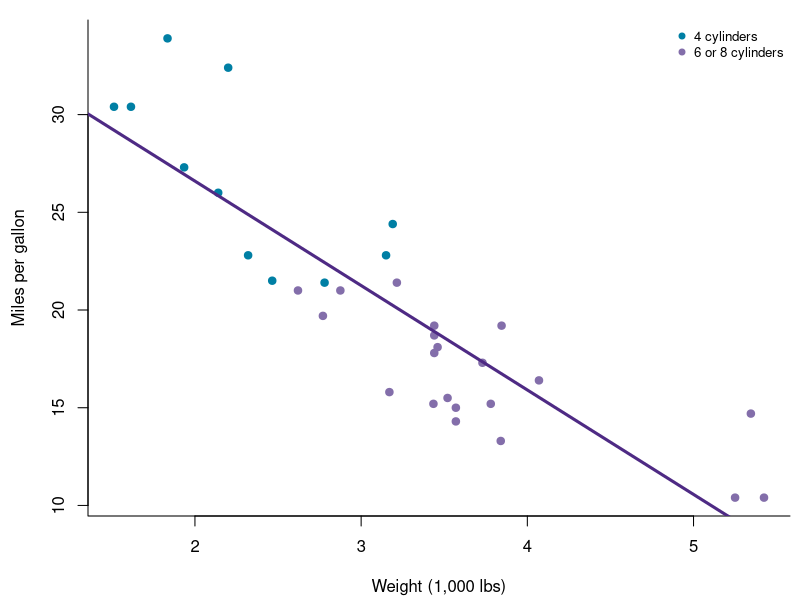

Write the R code that produced this figure.
## ---- chunk 1
options(htmltools.dir.version = FALSE)
knitr::opts_chunk$set(
  echo = TRUE,
  message = FALSE,
  warning = FALSE,
  fig.align = "center",
  fig.width = 8,
  fig.height = 4.5,
  dpi = 144,
  out.width = "92%"
)

# Northwestern's primary purple scale for figures.
nu_primary <- c(
  purple_160 = "#1D0235",
  purple_140 = "#30104E",
  purple_120 = "#401F68",
  purple = "#4E2A84",
  purple_80 = "#684C96",
  purple_60 = "#836EAA",
  purple_40 = "#A495C3",
  purple_20 = "#CCC4DF",
  purple_10 = "#E4E0EE"
)

# Northwestern's secondary colors. Use these for distinctions in charts
# and small accents, not as the dominant color on a slide.
nu_secondary <- c(
  green = "#58B947",
  teal = "#7FCECD",
  blue = "#5091CD",
  lime = "#EDE93B",
  gold = "#FFC520",
  coral = "#EF553F",
  dark_green = "#008656",
  dark_teal = "#007FA4",
  dark_blue = "#0D2D6C",
  dark_gold = "#D9C826",
  dark_orange = "#CA7C1B",
  dark_coral = "#D85820"
)
## ---- chunk 2
point_color <- ifelse(
  mtcars$cyl == 4,
  nu_secondary[["dark_teal"]],
  nu_primary[["purple_60"]]
)

par(mar = c(4.2, 4.4, 1, 0.5), family = "sans")
plot(
  mtcars$wt,
  mtcars$mpg,
  pch = 19,
  col = point_color,
  xlab = "Weight (1,000 lbs)",
  ylab = "Miles per gallon",
  bty = "l"
)
abline(
  lm(mpg ~ wt, data = mtcars),
  col = nu_primary[["purple"]],
  lwd = 3
)
legend(
  "topright",
  legend = c("4 cylinders", "6 or 8 cylinders"),
  col = c(nu_secondary[["dark_teal"]], nu_primary[["purple_60"]]),
  pch = 19,
  bty = "n",
  cex = 0.8
)
## ---- chunk 3
knitr::kable(
  head(mtcars[c("mpg", "wt", "hp")], 5),
  format = "html",
  digits = 1,
  col.names = c("MPG", "Weight", "Horsepower"),
  table.attr = 'class="compact-table"'
)
